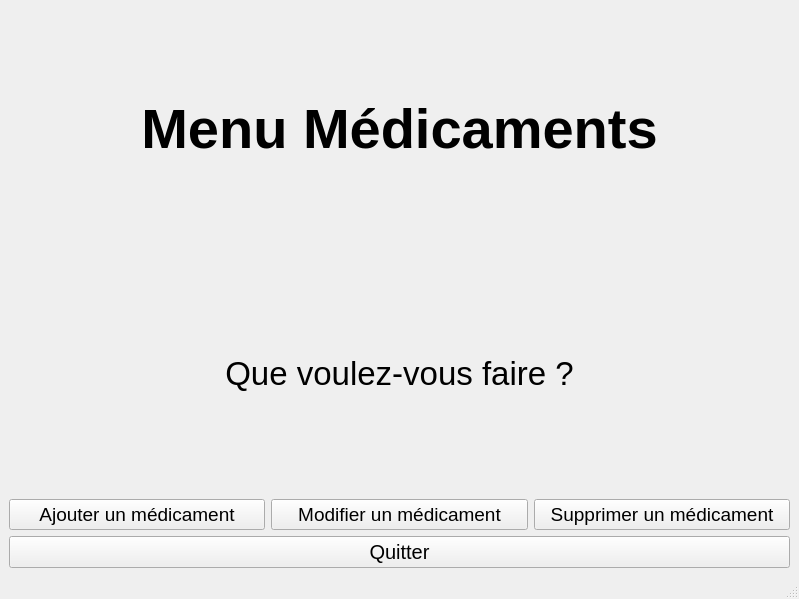
<?xml version="1.0" encoding="UTF-8"?>
<ui version="4.0">
 <class>MainWindow</class>
 <widget class="QMainWindow" name="MainWindow">
  <property name="geometry">
   <rect>
    <x>0</x>
    <y>0</y>
    <width>799</width>
    <height>599</height>
   </rect>
  </property>
  <property name="windowTitle">
   <string>PharmacieManager - Médicaments</string>
  </property>
  <widget class="QWidget" name="centralwidget">
   <layout class="QVBoxLayout" name="verticalLayout">
    <item>
     <widget class="QLabel" name="Bienvenue">
      <property name="font">
       <font>
        <pointsize>42</pointsize>
        <bold>true</bold>
       </font>
      </property>
      <property name="text">
       <string>Menu Médicaments</string>
      </property>
      <property name="textFormat">
       <enum>Qt::TextFormat::AutoText</enum>
      </property>
      <property name="alignment">
       <set>Qt::AlignmentFlag::AlignCenter</set>
      </property>
      <property name="wordWrap">
       <bool>true</bool>
      </property>
      <property name="textInteractionFlags">
       <set>Qt::TextInteractionFlag::NoTextInteraction</set>
      </property>
     </widget>
    </item>
    <item>
     <widget class="QLabel" name="QueFaire">
      <property name="font">
       <font>
        <pointsize>25</pointsize>
       </font>
      </property>
      <property name="text">
       <string>Que voulez-vous faire ?</string>
      </property>
      <property name="alignment">
       <set>Qt::AlignmentFlag::AlignCenter</set>
      </property>
     </widget>
    </item>
    <item>
     <layout class="QHBoxLayout" name="horizontalLayout">
      <item>
       <widget class="QPushButton" name="Medicaments">
        <property name="font">
         <font>
          <pointsize>14</pointsize>
         </font>
        </property>
        <property name="text">
         <string>Ajouter un médicament</string>
        </property>
       </widget>
      </item>
      <item>
       <widget class="QPushButton" name="Medicaments_2">
        <property name="font">
         <font>
          <pointsize>14</pointsize>
         </font>
        </property>
        <property name="text">
         <string>Modifier un médicament</string>
        </property>
       </widget>
      </item>
      <item>
       <widget class="QPushButton" name="Medicaments_3">
        <property name="font">
         <font>
          <pointsize>14</pointsize>
         </font>
        </property>
        <property name="text">
         <string>Supprimer un médicament</string>
        </property>
       </widget>
      </item>
     </layout>
    </item>
    <item>
     <widget class="QPushButton" name="Quitter">
      <property name="font">
       <font>
        <pointsize>15</pointsize>
       </font>
      </property>
      <property name="text">
       <string>Quitter</string>
      </property>
     </widget>
    </item>
   </layout>
  </widget>
  <widget class="QStatusBar" name="statusbar"/>
  <action name="actionQuitter">
   <property name="text">
    <string>Quitter</string>
   </property>
  </action>
 </widget>
 <resources/>
 <connections/>
</ui>
